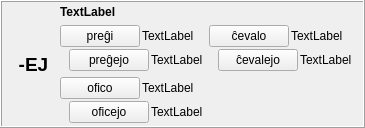
        <widget class="QFrame" name="frame_29">
         <property name="frameShape">
          <enum>QFrame::Box</enum>
         </property>
         <property name="frameShadow">
          <enum>QFrame::Raised</enum>
         </property>
         <layout class="QHBoxLayout" name="horizontalLayout_21">
          <property name="topMargin">
           <number>3</number>
          </property>
          <property name="bottomMargin">
           <number>3</number>
          </property>
          <item>
           <widget class="QLabel" name="label_393">
            <property name="sizePolicy">
             <sizepolicy hsizetype="Maximum" vsizetype="Preferred">
              <horstretch>0</horstretch>
              <verstretch>0</verstretch>
             </sizepolicy>
            </property>
            <property name="styleSheet">
             <string notr="true">font-size: 14pt;
font-weight: bold;</string>
            </property>
            <property name="text">
             <string> -EJ </string>
            </property>
            <property name="alignment">
             <set>Qt::AlignCenter</set>
            </property>
           </widget>
          </item>
          <item>
           <layout class="QVBoxLayout" name="verticalLayout_385">
            <item>
             <widget class="QLabel" name="Lec08_Label647">
              <property name="styleSheet">
               <string notr="true">font-weight: bold;</string>
              </property>
              <property name="text">
               <string>TextLabel</string>
              </property>
              <property name="wordWrap">
               <bool>true</bool>
              </property>
             </widget>
            </item>
            <item>
             <layout class="QHBoxLayout" name="horizontalLayout_548">
              <item>
               <layout class="QVBoxLayout" name="verticalLayout_381">
                <item>
                 <layout class="QVBoxLayout" name="verticalLayout_386">
                  <property name="spacing">
                   <number>2</number>
                  </property>
                  <item>
                   <layout class="QHBoxLayout" name="horizontalLayout_635">
                    <item>
                     <widget class="neklakebla" name="Lec08_Button626">
                      <property name="sizePolicy">
                       <sizepolicy hsizetype="Maximum" vsizetype="Fixed">
                        <horstretch>0</horstretch>
                        <verstretch>0</verstretch>
                       </sizepolicy>
                      </property>
                      <property name="text">
                       <string>preĝi</string>
                      </property>
                     </widget>
                    </item>
                    <item>
                     <widget class="QLabel" name="Lec08_Label649">
                      <property name="text">
                       <string>TextLabel</string>
                      </property>
                      <property name="wordWrap">
                       <bool>true</bool>
                      </property>
                     </widget>
                    </item>
                   </layout>
                  </item>
                  <item>
                   <layout class="QHBoxLayout" name="horizontalLayout_636">
                    <item>
                     <widget class="label_sago_reversa" name="label_396">
                      <property name="sizePolicy">
                       <sizepolicy hsizetype="Maximum" vsizetype="Preferred">
                        <horstretch>0</horstretch>
                        <verstretch>0</verstretch>
                       </sizepolicy>
                      </property>
                      <property name="text">
                       <string/>
                      </property>
                      <property name="pixmap">
                       <pixmap resource="ikonoj.qrc">:/ikonoj/sago_revena.png</pixmap>
                      </property>
                     </widget>
                    </item>
                    <item>
                     <widget class="neklakebla" name="Lec08_Button631">
                      <property name="sizePolicy">
                       <sizepolicy hsizetype="Maximum" vsizetype="Fixed">
                        <horstretch>0</horstretch>
                        <verstretch>0</verstretch>
                       </sizepolicy>
                      </property>
                      <property name="text">
                       <string>preĝejo</string>
                      </property>
                     </widget>
                    </item>
                    <item>
                     <widget class="QLabel" name="Lec08_Label656">
                      <property name="text">
                       <string>TextLabel</string>
                      </property>
                      <property name="wordWrap">
                       <bool>true</bool>
                      </property>
                     </widget>
                    </item>
                   </layout>
                  </item>
                 </layout>
                </item>
                <item>
                 <layout class="QVBoxLayout" name="verticalLayout_387">
                  <property name="spacing">
                   <number>2</number>
                  </property>
                  <item>
                   <layout class="QHBoxLayout" name="horizontalLayout_637">
                    <item>
                     <widget class="neklakebla" name="Lec08_Button56">
                      <property name="sizePolicy">
                       <sizepolicy hsizetype="Maximum" vsizetype="Fixed">
                        <horstretch>0</horstretch>
                        <verstretch>0</verstretch>
                       </sizepolicy>
                      </property>
                      <property name="text">
                       <string>ofico</string>
                      </property>
                     </widget>
                    </item>
                    <item>
                     <widget class="QLabel" name="Lec08_Label64">
                      <property name="text">
                       <string>TextLabel</string>
                      </property>
                      <property name="wordWrap">
                       <bool>true</bool>
                      </property>
                     </widget>
                    </item>
                   </layout>
                  </item>
                  <item>
                   <layout class="QHBoxLayout" name="horizontalLayout_638">
                    <item>
                     <widget class="label_sago_reversa" name="label_399">
                      <property name="sizePolicy">
                       <sizepolicy hsizetype="Maximum" vsizetype="Preferred">
                        <horstretch>0</horstretch>
                        <verstretch>0</verstretch>
                       </sizepolicy>
                      </property>
                      <property name="text">
                       <string/>
                      </property>
                      <property name="pixmap">
                       <pixmap resource="ikonoj.qrc">:/ikonoj/sago_revena.png</pixmap>
                      </property>
                     </widget>
                    </item>
                    <item>
                     <widget class="neklakebla" name="Lec08_Button55">
                      <property name="sizePolicy">
                       <sizepolicy hsizetype="Maximum" vsizetype="Fixed">
                        <horstretch>0</horstretch>
                        <verstretch>0</verstretch>
                       </sizepolicy>
                      </property>
                      <property name="text">
                       <string>oficejo</string>
                      </property>
                     </widget>
                    </item>
                    <item>
                     <widget class="QLabel" name="Lec08_Label65">
                      <property name="text">
                       <string>TextLabel</string>
                      </property>
                      <property name="wordWrap">
                       <bool>true</bool>
                      </property>
                     </widget>
                    </item>
                   </layout>
                  </item>
                 </layout>
                </item>
               </layout>
              </item>
              <item>
               <layout class="QVBoxLayout" name="verticalLayout_388">
                <item>
                 <layout class="QVBoxLayout" name="verticalLayout_389">
                  <property name="spacing">
                   <number>2</number>
                  </property>
                  <item>
                   <layout class="QHBoxLayout" name="horizontalLayout_639">
                    <item>
                     <widget class="neklakebla" name="Lec08_Button49">
                      <property name="sizePolicy">
                       <sizepolicy hsizetype="Maximum" vsizetype="Fixed">
                        <horstretch>0</horstretch>
                        <verstretch>0</verstretch>
                       </sizepolicy>
                      </property>
                      <property name="text">
                       <string>ĉevalo</string>
                      </property>
                     </widget>
                    </item>
                    <item>
                     <widget class="QLabel" name="Lec08_Label58">
                      <property name="text">
                       <string>TextLabel</string>
                      </property>
                      <property name="wordWrap">
                       <bool>true</bool>
                      </property>
                     </widget>
                    </item>
                   </layout>
                  </item>
                  <item>
                   <layout class="QHBoxLayout" name="horizontalLayout_640">
                    <item>
                     <widget class="label_sago_reversa" name="label_402">
                      <property name="sizePolicy">
                       <sizepolicy hsizetype="Maximum" vsizetype="Preferred">
                        <horstretch>0</horstretch>
                        <verstretch>0</verstretch>
                       </sizepolicy>
                      </property>
                      <property name="text">
                       <string/>
                      </property>
                      <property name="pixmap">
                       <pixmap resource="ikonoj.qrc">:/ikonoj/sago_revena.png</pixmap>
                      </property>
                     </widget>
                    </item>
                    <item>
                     <widget class="neklakebla" name="Lec08_Button54">
                      <property name="sizePolicy">
                       <sizepolicy hsizetype="Maximum" vsizetype="Fixed">
                        <horstretch>0</horstretch>
                        <verstretch>0</verstretch>
                       </sizepolicy>
                      </property>
                      <property name="text">
                       <string>ĉevalejo</string>
                      </property>
                     </widget>
                    </item>
                    <item>
                     <widget class="QLabel" name="Lec08_Label63">
                      <property name="text">
                       <string>TextLabel</string>
                      </property>
                      <property name="wordWrap">
                       <bool>true</bool>
                      </property>
                     </widget>
                    </item>
                   </layout>
                  </item>
                 </layout>
                </item>
                <item>
                 <spacer name="verticalSpacer_13">
                  <property name="orientation">
                   <enum>Qt::Vertical</enum>
                  </property>
                  <property name="sizeType">
                   <enum>QSizePolicy::MinimumExpanding</enum>
                  </property>
                  <property name="sizeHint" stdset="0">
                   <size>
                    <width>20</width>
                    <height>40</height>
                   </size>
                  </property>
                 </spacer>
                </item>
               </layout>
              </item>
             </layout>
            </item>
           </layout>
          </item>
         </layout>
        </widget>
